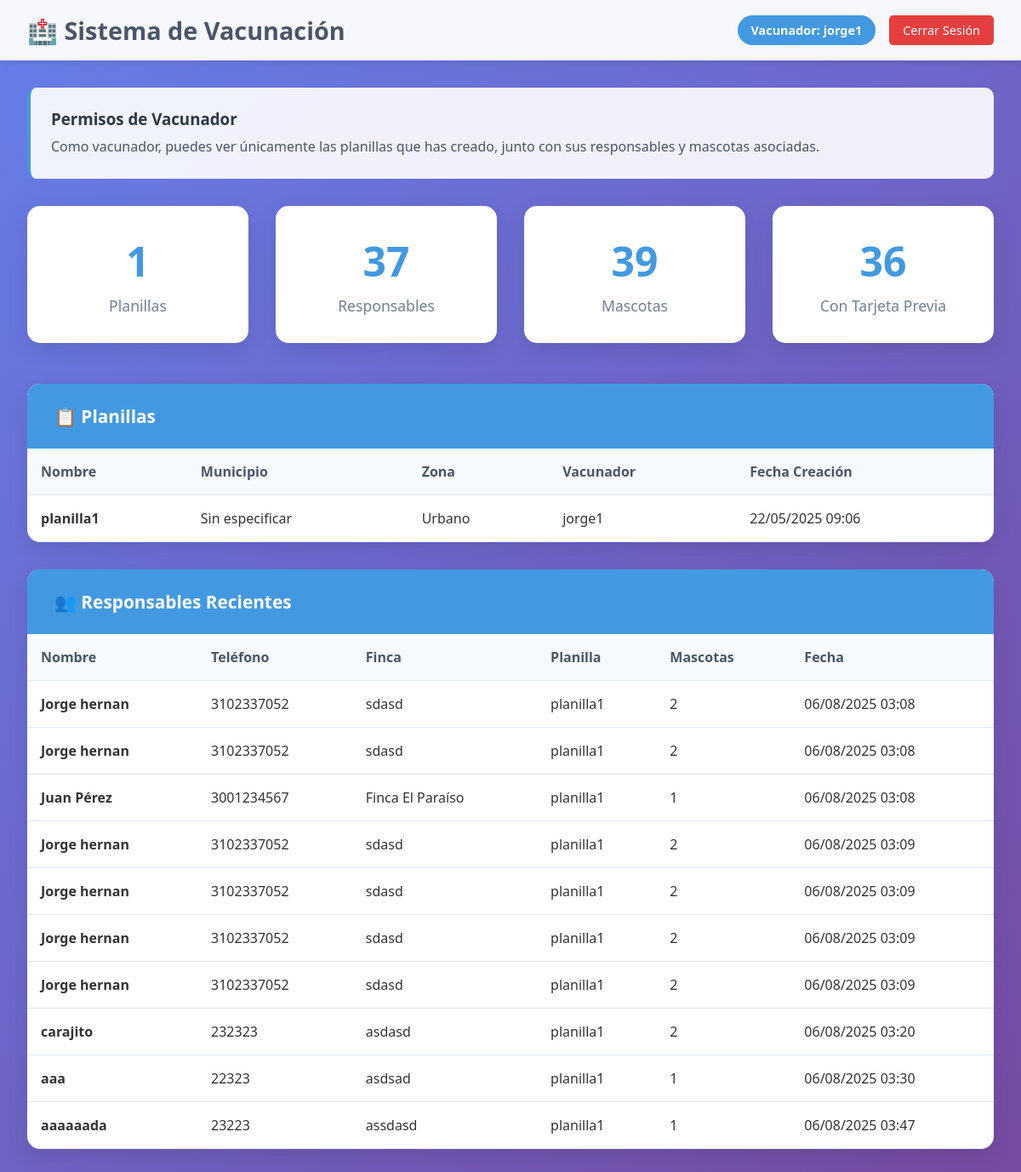
Before: /api/dashboard/vacunador/ (signed in) with the older database file.
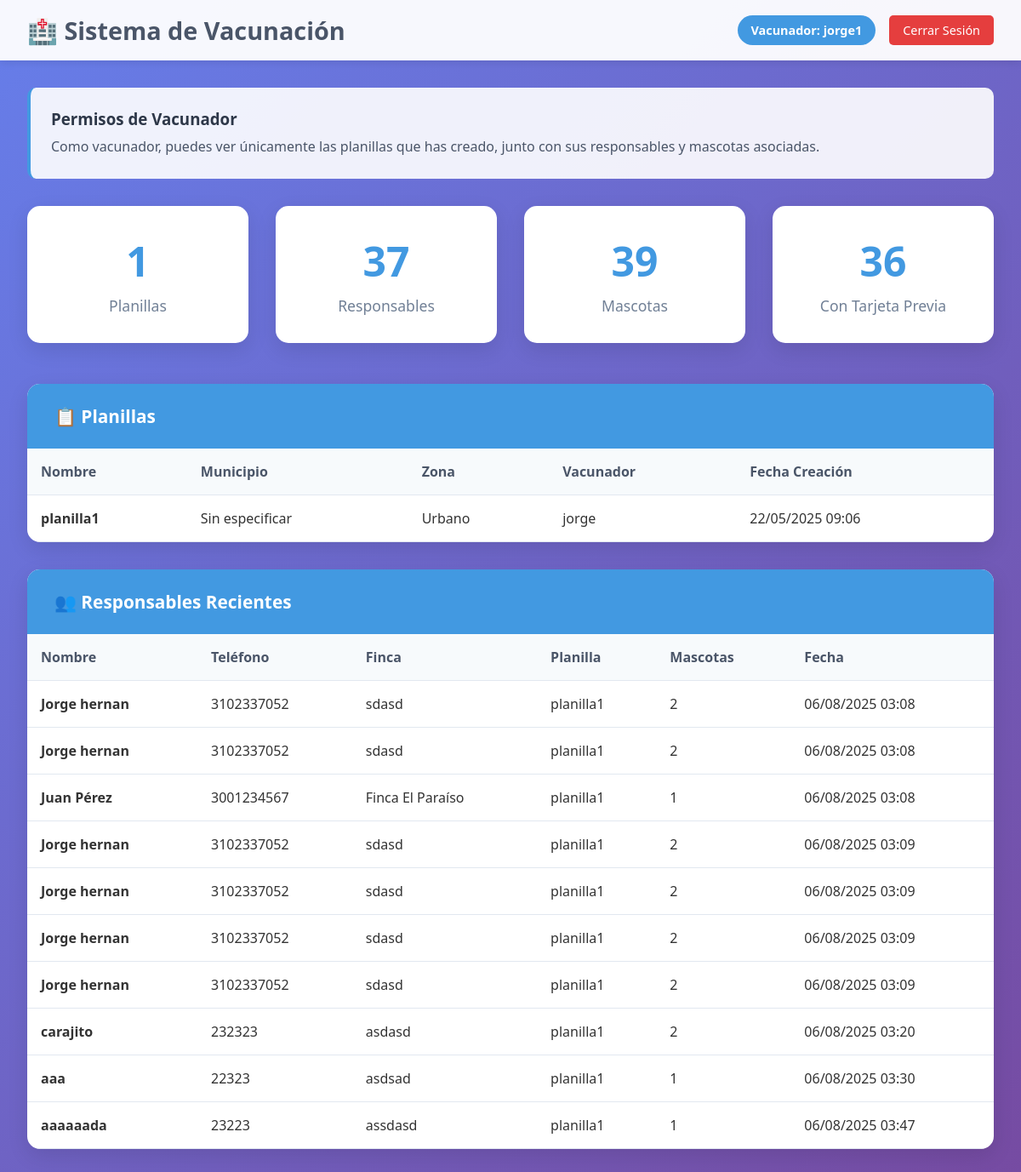
After: the same page with the newer database file.
### api/models.py (models this page shows, shortened)
class Planilla(models.Model):
    TIPO_ZONA_CHOICES = [
        ('urbano', 'Urbano'),
        ('rural', 'Rural'),
    ]
    nombre = models.CharField(max_length=100)
    assigned_to = models.ForeignKey(
        settings.AUTH_USER_MODEL,
        on_delete=models.CASCADE,
        related_name='planillas',
        help_text='Vacunador que creó la planilla'
    )
    tecnico_asignado = models.ForeignKey(
        settings.AUTH_USER_MODEL,
        on_delete=models.SET_NULL,
        related_name='planillas_asignadas',
        null=True,
        blank=True,
        help_text='Técnico asignado para revisar la planilla'
    )
    vacunadores_adicionales = models.ManyToManyField(
        settings.AUTH_USER_MODEL,
        related_name='planillas_como_vacunador_adicional',
        blank=True,
        limit_choices_to={'tipo_usuario': 'vacunador'},
        help_text='Vacunadores adicionales asignados a esta planilla'
    )
    tecnicos_adicionales = models.ManyToManyField(
        settings.AUTH_USER_MODEL,
        related_name='planillas_como_tecnico_adicional',
        blank=True,
        limit_choices_to={'tipo_usuario': 'tecnico'},
        help_text='Técnicos adicionales asignados para revisar esta planilla'
    )
    municipio = models.CharField(max_length=100, default="Sin especificar", help_text="Nombre del municipio")
    urbano_rural = models.CharField(max_length=10, choices=TIPO_ZONA_CHOICES, default="urbano", help_text="Tipo de zona: urbano o rural")
    centro_poblado_vereda_barrio = models.CharField(max_length=100, default="Sin especificar", help_text="Centro poblado, vereda o barrio")
    zona = models.CharField(max_length=100, default="Sin especificar", help_text="Zona específica")
    creada = models.DateTimeField(auto_now_add=True)
    class Meta:
        verbose_name = "Municipio"
        verbose_name_plural = "Municipios"

class Veterinario(AbstractUser):
    TIPO_USUARIO_CHOICES = [
        ('administrador', 'Administrador'),
        ('vacunador', 'Vacunador'),
        ('tecnico', 'Técnico'),
    ]
    tipo_usuario = models.CharField(
        max_length=15,
        choices=TIPO_USUARIO_CHOICES,
        default='vacunador',
        help_text='Tipo de usuario: administrador, vacunador o técnico',
        null=True,
        blank=True
    )
    groups = models.ManyToManyField(
        Group,
        verbose_name='groups',
        blank=True,
        related_name='veterinario_groups',
        related_query_name='veterinario',
        help_text='Grupos a los que pertenece este veterinario'
    )
    user_permissions = models.ManyToManyField(
        Permission,
        verbose_name='user permissions',
        blank=True,
        related_name='veterinario_user_permissions',
        related_query_name='veterinario',
        help_text='Permisos específicos de este veterinario'
    )

### api/views.py (the view)
# urls.py: path('dashboard/vacunador/', views.dashboard_vacunador, name='dashboard_vacunador'),
@login_required
def dashboard_vacunador(request):
    if request.user.tipo_usuario != 'vacunador':
        messages.error(request, 'No tienes permisos para acceder a esta sección.')
        return redirect('login')
    planillas = Planilla.objects.filter(
        Q(assigned_to=request.user) |  # Vacunador principal
        Q(vacunadores_adicionales=request.user)  # Vacunador adicional
    ).distinct()
    responsables = Responsable.objects.filter(
        Q(planilla__assigned_to=request.user) |
        Q(planilla__vacunadores_adicionales=request.user)
    ).distinct()
    mascotas = Mascota.objects.filter(
        Q(responsable__planilla__assigned_to=request.user) |
        Q(responsable__planilla__vacunadores_adicionales=request.user)
    ).distinct()
    context = {
        'user_type': 'Vacunador',
        'planillas': planillas,
        'total_planillas': planillas.count(),
        'total_responsables': responsables.count(),
        'total_mascotas': mascotas.count(),
        'mascotas_con_tarjeta': mascotas.filter(antecedente_vacunal=True).count(),
    }
    return render(request, 'api/dashboard_usuario.html', context)

### api/templates/api/dashboard_usuario.html (shortened to what the changed rows need)
<!DOCTYPE html>
<html lang="es">
<head>
</head>
<body>
    <div class="header">
        <h1>🏥 Sistema de Vacunación</h1>
    </div>
    <div class="container">
        <div class="data-section">
            <div class="table-container">
                {% if planillas %}
                    <table>
                        <thead>
                            <tr>
                                <th>Nombre</th>
                                <th>Municipio</th>
                                <th>Zona</th>
                                <th>Vacunador</th>
                                <th>Fecha Creación</th>
                            </tr>
                        </thead>
                        <tbody>
                            {% for planilla in planillas %}
                                <tr>
                                    <td><strong>{{ planilla.nombre }}</strong></td>
                                    <td>{{ planilla.municipio }}</td>
                                    <td>{{ planilla.get_urbano_rural_display }}</td>
                                    <td>{{ planilla.assigned_to.username }}</td>
                                    <td>{{ planilla.creada|date:"d/m/Y H:i" }}</td>
                                </tr>
                            {% endfor %}
                        </tbody>
                    </table>
                {% else %}
                    <div class="no-data">
                        📝 No hay planillas disponibles para tu perfil.
                    </div>
                {% endif %}
            </div>
        </div>
        <div class="data-section">
            <div class="table-container">
                {% if planillas %}
                    <table>
                        <thead>
                            <tr>
                                <th>Nombre</th>
                                <th>Teléfono</th>
                                <th>Finca</th>
                                <th>Planilla</th>
                                <th>Mascotas</th>
                                <th>Fecha</th>
                            </tr>
                        </thead>
                    </table>
                {% else %}
                    <div class="no-data">
                        👥 No hay responsables disponibles para tu perfil.
                    </div>
                {% endif %}
            </div>
        </div>
    </div>
</body>
</html>

Changed rows visible on the page:
changed Planilla "planilla1": assigned_to.username "jorge1" → "jorge"
